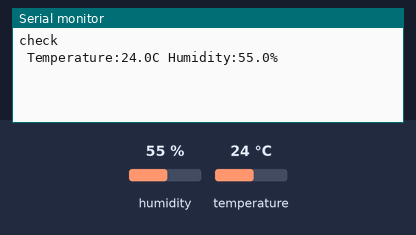
Bench run of a sketch on a simulated Arduino Uno, built with avr-gcc and run on an emulated ATmega328P. Shown: the last lines printed to the serial monitor. The test bench sets the inputs (shaded band); at power-on: humidity 55 %, temperature 24 °C.

Above: at 1.3 s.
1.4 s: humidity set to 22 %
At 3.5 s:
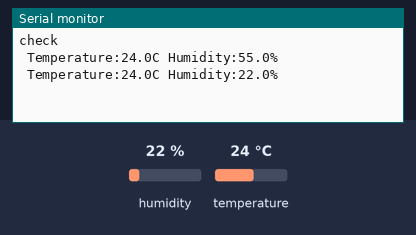
4.1 s: temperature set to 12 °C
At 5.3 s:
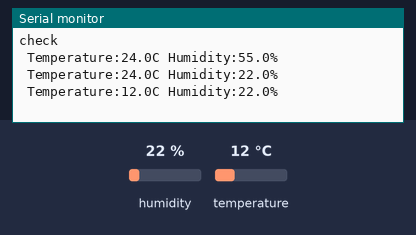
6.8 s: humidity set to 40 %
At 9.0 s:
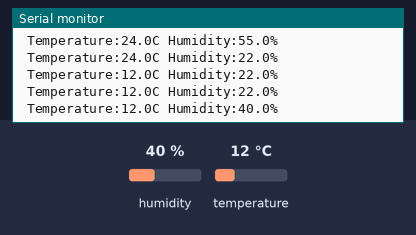
Timing chart, 0 to 10.5 s (numbered marks = the images above; inputs shaded):
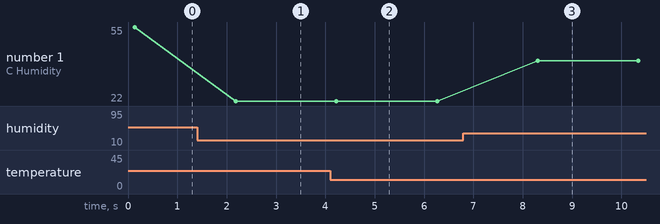

The sketch:

sht20.ino
```cpp
#include <Wire.h>
#include "DFRobot_SHT20.h"

DFRobot_SHT20    sht20;

void setup()
{
  Serial.begin(9600);
    sht20.initSHT20();                                  // Init SHT20 Sensor
    delay(100);
    sht20.checkSHT20();
    Serial.println("check");// Check SHT20 Sensor
}

void loop()
{
    float humd = sht20.readHumidity();                  // Read Humidity
    float temp = sht20.readTemperature();               // Read Temperature
  //  Serial.print("Time:");
  //  Serial.print(millis());
    Serial.print(" Temperature:");
    Serial.print(temp, 1);
    Serial.print("C");
    Serial.print(" Humidity:");
    Serial.print(humd, 1);
    Serial.print("%");
    Serial.println();
    delay(2000);
}
```

Measured:
- after the input at 1.4 s, the serial monitor: prints a new line after 0.78 s (image 1)
- after the input at 4.1 s, the serial monitor: prints a new line after 0.12 s (image 2)
- after the input at 6.8 s, the serial monitor: prints a new line after 1.5 s (image 3)
- plotted number 1: 55 → 22 after the input at 1.4 s, 22 → 40 after the input at 6.8 s
